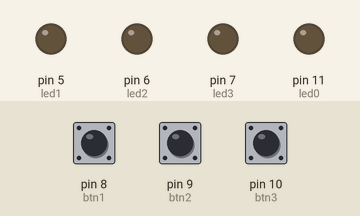
Recording of a sketch running on a simulated Arduino Uno, built with avr-gcc and run on an emulated ATmega328P. Shown: output pins drawn as LEDs (lit = HIGH). The inputs (shaded band) are chosen by the test bench; at power-on: pin 8 (btn1) LOW, pin 9 (btn2) LOW, pin 10 (btn3) LOW.

Above: at 1.2 s.
1.3 s: pin 8 (btn1) pulled HIGH for 0.15 s
At 1.37 s:
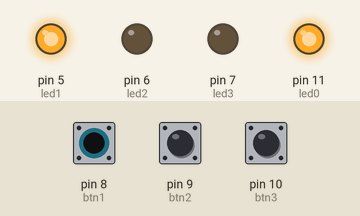
2.9 s: pin 9 (btn2) pulled HIGH for 0.15 s
At 2.97 s:
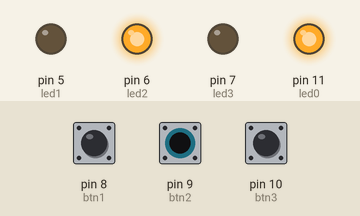
4.5 s: pin 10 (btn3) pulled HIGH for 0.15 s
At 4.57 s:
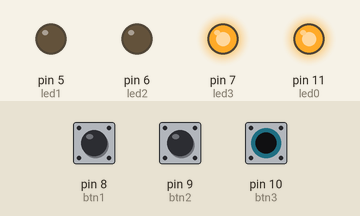
6.1 s: pin 10 (btn3) pulled HIGH for 3.2 s
At 10.3 s:
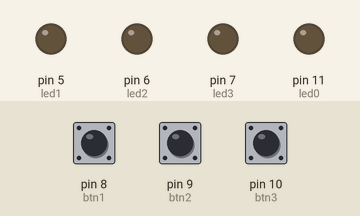
10.8 s: pin 8 (btn1) pulled HIGH for 3.2 s
At 11.4 s:
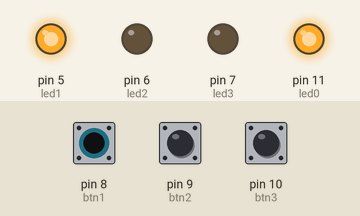
15.5 s: pin 8 (btn1) driven HIGH and pin 9 (btn2) driven HIGH
At 16.2 s:
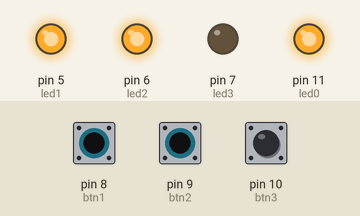
Timing chart, 0 to 18.0 s (numbered marks = the images above; inputs shaded):
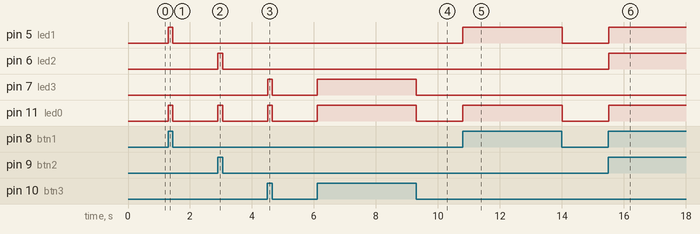

Measured:
- after the input at 1.3 s, pin 5 (led1), pin 11 (led0): LOW → HIGH at once, → LOW 0.15 s later
- after the input at 2.9 s, pin 6 (led2), pin 11 (led0): LOW → HIGH at once, → LOW 0.15 s later
- after the input at 4.5 s, pin 7 (led3), pin 11 (led0): LOW → HIGH at once, → LOW 0.15 s later
- after the input at 6.1 s, pin 7 (led3), pin 11 (led0): LOW → HIGH at once, → LOW 3.2 s later
- after the input at 10.8 s, pin 5 (led1), pin 11 (led0): LOW → HIGH at once, → LOW 3.2 s later
- after the input at 15.5 s, pin 5 (led1), pin 6 (led2), pin 11 (led0): LOW → HIGH at once

The sketch:

Button.ino
```cpp
const int btn1 = 8;     // the number of the pushbutton pin
const int led1 = 5;      // the number of the LED pin
const int btn2 = 9;     // the number of the pushbutton pin
const int led2 = 6;
const int btn3 = 10;     // the number of the pushbutton pin
const int led3 =  7;
const int led0 = 11;

int buttonState1 = 0;
int buttonState2 = 0;
int buttonState3 = 0;

int T = 0;

void setup() {

  pinMode(led1,OUTPUT);
  pinMode(led2,OUTPUT);
  pinMode(led3, OUTPUT);
  pinMode(led0,OUTPUT);
  // botao
  pinMode(btn1,INPUT);
  pinMode(btn2,INPUT);
  pinMode(btn3,INPUT);

}

void loop(){

  buttonState1 = digitalRead(btn1);
  buttonState2 = digitalRead(btn2);
  buttonState3 = digitalRead(btn3);
  if(buttonState1 == HIGH || buttonState2 == HIGH || buttonState3 == HIGH){
    digitalWrite(led0,HIGH);
  }
  else{
    digitalWrite(led0,LOW);
  }

  if (buttonState1 == HIGH) {
       T = 100;
       digitalWrite(led1, HIGH);
  }
  else {
    digitalWrite(led1, LOW);
  }

  if (buttonState2 == HIGH) {
       T = 300;
       digitalWrite(led2, HIGH);
  }
  else {
    digitalWrite(led2, LOW);
  }

     if (buttonState3 == HIGH) {
       T = 500;
       digitalWrite(led3, HIGH);
  }
  else {
    digitalWrite(led3, LOW);
  }
}
```
